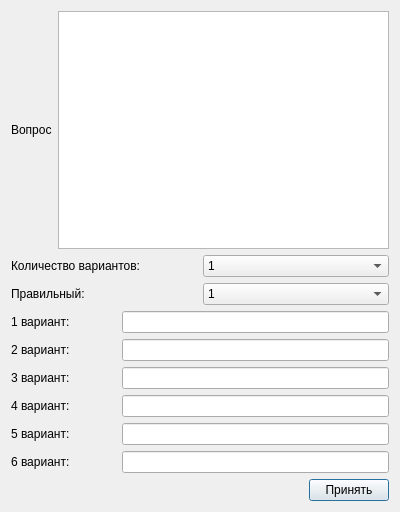
<?xml version="1.0" encoding="UTF-8"?>
<ui version="4.0">
 <class>new_question</class>
 <widget class="QDialog" name="new_question">
  <property name="geometry">
   <rect>
    <x>0</x>
    <y>0</y>
    <width>400</width>
    <height>512</height>
   </rect>
  </property>
  <property name="windowTitle">
   <string>Dialog</string>
  </property>
  <layout class="QVBoxLayout" name="verticalLayout">
   <item>
    <layout class="QHBoxLayout" name="horizontalLayout_7">
     <item>
      <widget class="QLabel" name="label_7">
       <property name="text">
        <string>Вопрос</string>
       </property>
      </widget>
     </item>
     <item>
      <widget class="QTextEdit" name="textEdit"/>
     </item>
    </layout>
   </item>
   <item>
    <layout class="QHBoxLayout" name="horizontalLayout_10">
     <property name="topMargin">
      <number>0</number>
     </property>
     <item>
      <widget class="QLabel" name="label_9">
       <property name="text">
        <string>Количество вариантов: </string>
       </property>
      </widget>
     </item>
     <item>
      <widget class="QComboBox" name="comboBox_2">
       <item>
        <property name="text">
         <string>1</string>
        </property>
       </item>
       <item>
        <property name="text">
         <string>2</string>
        </property>
       </item>
       <item>
        <property name="text">
         <string>3</string>
        </property>
       </item>
       <item>
        <property name="text">
         <string>4</string>
        </property>
       </item>
       <item>
        <property name="text">
         <string>5</string>
        </property>
       </item>
       <item>
        <property name="text">
         <string>6</string>
        </property>
       </item>
      </widget>
     </item>
    </layout>
   </item>
   <item>
    <layout class="QHBoxLayout" name="horizontalLayout_8">
     <item>
      <widget class="QLabel" name="label_8">
       <property name="text">
        <string>Правильный: </string>
       </property>
      </widget>
     </item>
     <item>
      <widget class="QComboBox" name="comboBox">
       <item>
        <property name="text">
         <string>1</string>
        </property>
       </item>
       <item>
        <property name="text">
         <string>2</string>
        </property>
       </item>
       <item>
        <property name="text">
         <string>3</string>
        </property>
       </item>
       <item>
        <property name="text">
         <string>4</string>
        </property>
       </item>
       <item>
        <property name="text">
         <string>5</string>
        </property>
       </item>
       <item>
        <property name="text">
         <string>6</string>
        </property>
       </item>
      </widget>
     </item>
    </layout>
   </item>
   <item>
    <layout class="QHBoxLayout" name="horizontalLayout_4">
     <item>
      <widget class="QLabel" name="label_4">
       <property name="sizePolicy">
        <sizepolicy hsizetype="Fixed" vsizetype="Preferred">
         <horstretch>0</horstretch>
         <verstretch>0</verstretch>
        </sizepolicy>
       </property>
       <property name="minimumSize">
        <size>
         <width>105</width>
         <height>0</height>
        </size>
       </property>
       <property name="maximumSize">
        <size>
         <width>105</width>
         <height>16777215</height>
        </size>
       </property>
       <property name="text">
        <string>1 вариант: </string>
       </property>
      </widget>
     </item>
     <item>
      <widget class="QLineEdit" name="lineEdit1"/>
     </item>
    </layout>
   </item>
   <item>
    <layout class="QHBoxLayout" name="horizontalLayout_6">
     <item>
      <widget class="QLabel" name="label_6">
       <property name="sizePolicy">
        <sizepolicy hsizetype="Fixed" vsizetype="Preferred">
         <horstretch>0</horstretch>
         <verstretch>0</verstretch>
        </sizepolicy>
       </property>
       <property name="minimumSize">
        <size>
         <width>105</width>
         <height>0</height>
        </size>
       </property>
       <property name="maximumSize">
        <size>
         <width>105</width>
         <height>16777215</height>
        </size>
       </property>
       <property name="text">
        <string>2 вариант: </string>
       </property>
      </widget>
     </item>
     <item>
      <widget class="QLineEdit" name="lineEdit2"/>
     </item>
    </layout>
   </item>
   <item>
    <layout class="QHBoxLayout" name="horizontalLayout">
     <item>
      <widget class="QLabel" name="label">
       <property name="sizePolicy">
        <sizepolicy hsizetype="Fixed" vsizetype="Preferred">
         <horstretch>0</horstretch>
         <verstretch>0</verstretch>
        </sizepolicy>
       </property>
       <property name="minimumSize">
        <size>
         <width>105</width>
         <height>0</height>
        </size>
       </property>
       <property name="maximumSize">
        <size>
         <width>105</width>
         <height>16777215</height>
        </size>
       </property>
       <property name="text">
        <string>3 вариант: </string>
       </property>
      </widget>
     </item>
     <item>
      <widget class="QLineEdit" name="lineEdit3"/>
     </item>
    </layout>
   </item>
   <item>
    <layout class="QHBoxLayout" name="horizontalLayout_2">
     <item>
      <widget class="QLabel" name="label_2">
       <property name="sizePolicy">
        <sizepolicy hsizetype="Fixed" vsizetype="Preferred">
         <horstretch>0</horstretch>
         <verstretch>0</verstretch>
        </sizepolicy>
       </property>
       <property name="minimumSize">
        <size>
         <width>105</width>
         <height>0</height>
        </size>
       </property>
       <property name="maximumSize">
        <size>
         <width>105</width>
         <height>16777215</height>
        </size>
       </property>
       <property name="text">
        <string>4 вариант: </string>
       </property>
      </widget>
     </item>
     <item>
      <widget class="QLineEdit" name="lineEdit4"/>
     </item>
    </layout>
   </item>
   <item>
    <layout class="QHBoxLayout" name="horizontalLayout_3">
     <item>
      <widget class="QLabel" name="label_3">
       <property name="sizePolicy">
        <sizepolicy hsizetype="Fixed" vsizetype="Preferred">
         <horstretch>0</horstretch>
         <verstretch>0</verstretch>
        </sizepolicy>
       </property>
       <property name="minimumSize">
        <size>
         <width>105</width>
         <height>0</height>
        </size>
       </property>
       <property name="maximumSize">
        <size>
         <width>105</width>
         <height>16777215</height>
        </size>
       </property>
       <property name="text">
        <string>5 вариант:</string>
       </property>
      </widget>
     </item>
     <item>
      <widget class="QLineEdit" name="lineEdit5"/>
     </item>
    </layout>
   </item>
   <item>
    <layout class="QHBoxLayout" name="horizontalLayout_5">
     <item>
      <widget class="QLabel" name="label_5">
       <property name="sizePolicy">
        <sizepolicy hsizetype="Fixed" vsizetype="Preferred">
         <horstretch>0</horstretch>
         <verstretch>0</verstretch>
        </sizepolicy>
       </property>
       <property name="minimumSize">
        <size>
         <width>105</width>
         <height>0</height>
        </size>
       </property>
       <property name="maximumSize">
        <size>
         <width>105</width>
         <height>16777215</height>
        </size>
       </property>
       <property name="text">
        <string>6 вариант: </string>
       </property>
      </widget>
     </item>
     <item>
      <widget class="QLineEdit" name="lineEdit6"/>
     </item>
    </layout>
   </item>
   <item>
    <layout class="QHBoxLayout" name="horizontalLayout_9">
     <property name="topMargin">
      <number>0</number>
     </property>
     <item>
      <spacer name="horizontalSpacer">
       <property name="orientation">
        <enum>Qt::Horizontal</enum>
       </property>
       <property name="sizeHint" stdset="0">
        <size>
         <width>40</width>
         <height>20</height>
        </size>
       </property>
      </spacer>
     </item>
     <item>
      <widget class="QPushButton" name="pushButton">
       <property name="text">
        <string>Принять</string>
       </property>
      </widget>
     </item>
    </layout>
   </item>
  </layout>
 </widget>
 <resources/>
 <connections/>
</ui>
